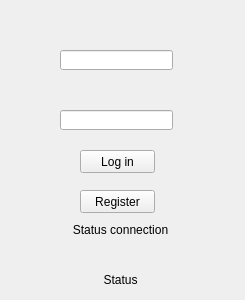
<?xml version="1.0" encoding="UTF-8"?>
<ui version="4.0">
 <class>Widget</class>
 <widget class="QWidget" name="Widget">
  <property name="geometry">
   <rect>
    <x>0</x>
    <y>0</y>
    <width>245</width>
    <height>300</height>
   </rect>
  </property>
  <property name="windowTitle">
   <string>Login</string>
  </property>
  <widget class="QPushButton" name="pushButton_LogIn">
   <property name="geometry">
    <rect>
     <x>80</x>
     <y>150</y>
     <width>75</width>
     <height>23</height>
    </rect>
   </property>
   <property name="text">
    <string>Log in</string>
   </property>
  </widget>
  <widget class="QLineEdit" name="lineEdit_login">
   <property name="geometry">
    <rect>
     <x>60</x>
     <y>50</y>
     <width>113</width>
     <height>20</height>
    </rect>
   </property>
  </widget>
  <widget class="QLineEdit" name="lineEdit_password">
   <property name="geometry">
    <rect>
     <x>60</x>
     <y>110</y>
     <width>113</width>
     <height>20</height>
    </rect>
   </property>
  </widget>
  <widget class="QPushButton" name="pushButton_Register">
   <property name="geometry">
    <rect>
     <x>80</x>
     <y>190</y>
     <width>75</width>
     <height>23</height>
    </rect>
   </property>
   <property name="text">
    <string>Register</string>
   </property>
  </widget>
  <widget class="QLabel" name="label_Status">
   <property name="geometry">
    <rect>
     <x>10</x>
     <y>270</y>
     <width>221</width>
     <height>20</height>
    </rect>
   </property>
   <property name="text">
    <string>Status</string>
   </property>
   <property name="alignment">
    <set>Qt::AlignCenter</set>
   </property>
  </widget>
  <widget class="QLabel" name="label_StatusConnection">
   <property name="geometry">
    <rect>
     <x>60</x>
     <y>220</y>
     <width>121</width>
     <height>20</height>
    </rect>
   </property>
   <property name="text">
    <string>Status connection</string>
   </property>
   <property name="alignment">
    <set>Qt::AlignCenter</set>
   </property>
  </widget>
 </widget>
 <layoutdefault spacing="6" margin="11"/>
 <resources/>
 <connections/>
</ui>
